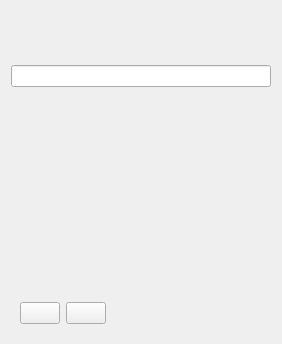
<?xml version="1.0" encoding="UTF-8"?>
<ui version="4.0">
      <class>HomePage</class>
      <widget class="QWidget" name="HomePage">
            <property name="geometry">
                  <rect>
                        <x>0</x>
                        <y>0</y>
                        <width>282</width>
                        <height>344</height>
                  </rect>
            </property>
            <layout class="QVBoxLayout" name="verticalLayout">
                  <item>
                        <widget class="QToolButton" name="IconButton">
                              <property name="sizePolicy">
                                    <sizepolicy hsizetype="Expanding" vsizetype="Fixed">
                                          <horstretch>0</horstretch>
                                          <verstretch>0</verstretch>
                                    </sizepolicy>
                              </property>
                              <property name="styleSheet">
                                    <string notr="true">background-color: transparent;
                                          border:none;</string>
                              </property>
                              <property name="text">
                                    <string />
                              </property>
                              <property name="iconSize">
                                    <size>
                                          <width>45</width>
                                          <height>45</height>
                                    </size>
                              </property>
                        </widget>
                  </item>
                  <item>
                        <widget class="::SearchLineEdit" name="HomeLineEdit">
                              <property name="sizePolicy">
                                    <sizepolicy hsizetype="Preferred" vsizetype="Preferred">
                                          <horstretch>0</horstretch>
                                          <verstretch>0</verstretch>
                                    </sizepolicy>
                              </property>
                        </widget>
                  </item>
                  <item>
                        <spacer name="verticalSpacer">
                              <property name="orientation">
                                    <enum>Qt::Vertical</enum>
                              </property>
                              <property name="sizeHint" stdset="0">
                                    <size>
                                          <width>20</width>
                                          <height>40</height>
                                    </size>
                              </property>
                        </spacer>
                  </item>
                  <item>
                        <widget class="QWidget" name="widget" native="true">
                              <property name="geometry">
                                    <rect>
                                          <x>-10</x>
                                          <y>0</y>
                                          <width>258</width>
                                          <height>32</height>
                                    </rect>
                              </property>
                              <layout class="QHBoxLayout" name="horizontalLayout">
                                    <item>
                                          <widget class="QPushButton" name="ClipBoardBtn">
                                                <property name="sizePolicy">
                                                      <sizepolicy hsizetype="Minimum"
                                                            vsizetype="Preferred">
                                                            <horstretch>0</horstretch>
                                                            <verstretch>0</verstretch>
                                                      </sizepolicy>
                                                </property>
                                                <property name="toolTip">
                                                      <string>Add From Clipboard</string>
                                                </property>
                                                <property name="whatsThis">
                                                      <string>Add From Clipboard</string>
                                                </property>
                                                <property name="text">
                                                      <string />
                                                </property>
                                          </widget>
                                    </item>
                                    <item>
                                          <widget class="QPushButton" name="HistoryBtn">
                                                <property name="text">
                                                      <string />
                                                </property>
                                          </widget>
                                    </item>
                                    <item>
                                          <spacer name="horizontalSpacer">
                                                <property name="orientation">
                                                      <enum>Qt::Horizontal</enum>
                                                </property>
                                                <property name="sizeHint" stdset="0">
                                                      <size>
                                                            <width>40</width>
                                                            <height>20</height>
                                                      </size>
                                                </property>
                                          </spacer>
                                    </item>
                                    <item>
                                          <widget class="QLabel" name="ErrorMsgLabel">
                                                <property name="text">
                                                      <string />
                                                </property>
                                          </widget>
                                    </item>
                              </layout>
                        </widget>
                  </item>
            </layout>
      </widget>
      <customwidgets>
            <customwidget>
                  <class>::SearchLineEdit</class>
                  <extends>QLineEdit</extends>
                  <header>SUI/SearchLineEdit.h</header>
            </customwidget>
      </customwidgets>
      <resources />
      <connections />
</ui>
